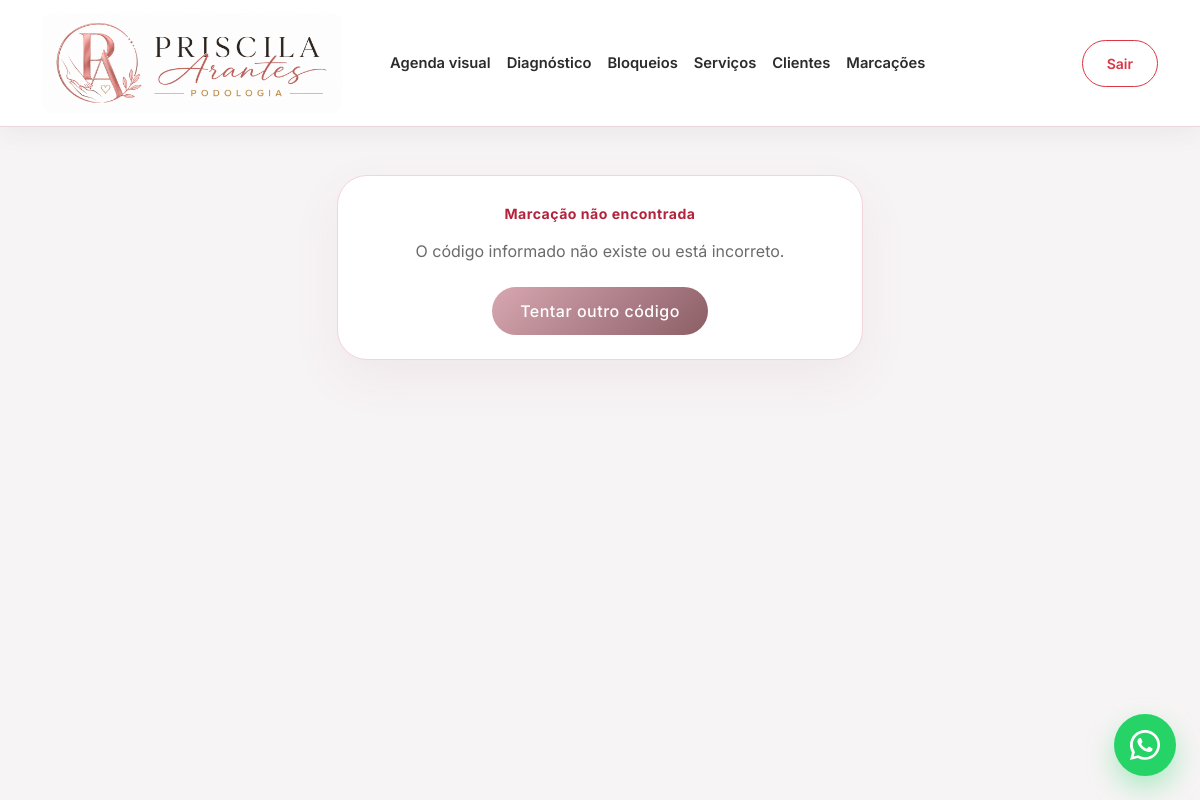
The app's page /cancelar/AGD-M04MYM/ (signed in), older data.
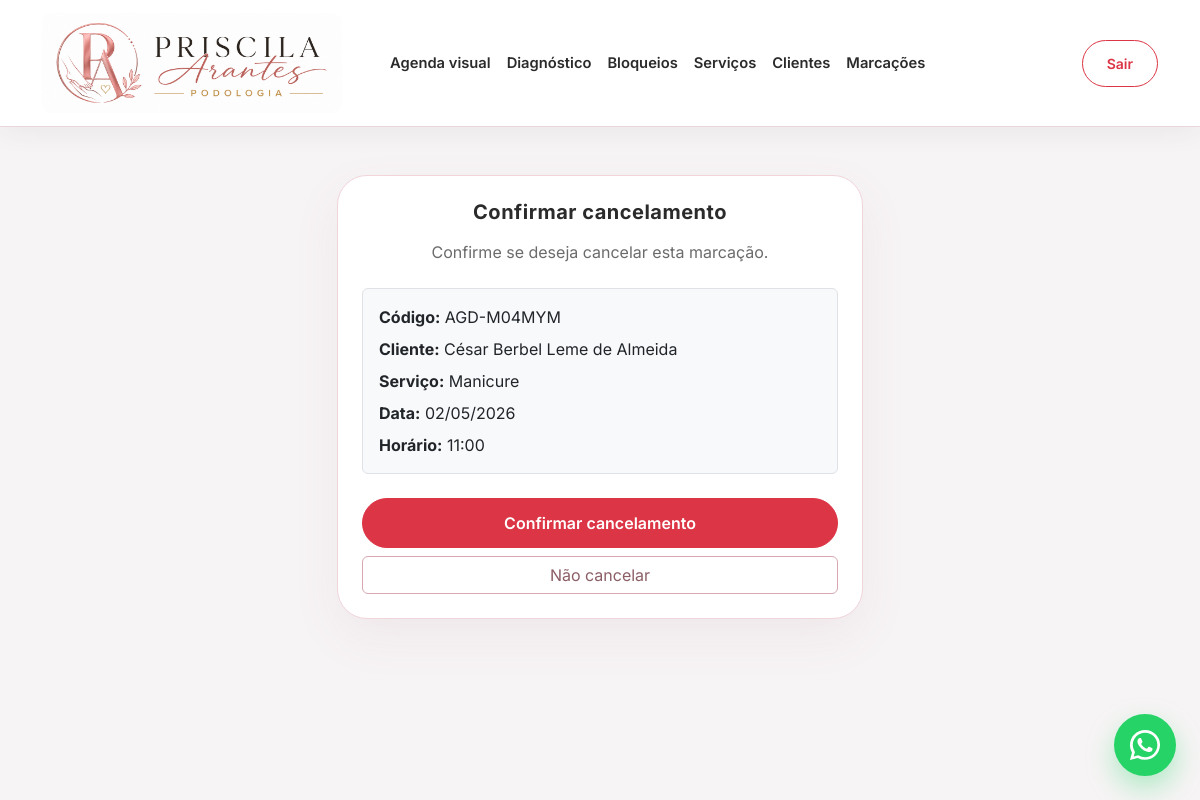
The same page, newer data.
### appointments/models.py (models this page shows, shortened)
class Appointment(models.Model):
    STATUS_SCHEDULED = "scheduled"
    STATUS_CONFIRMED = "confirmed"
    STATUS_CANCELLED = "cancelled"
    STATUS_COMPLETED = "completed"
    STATUS_CHOICES = [
        (STATUS_SCHEDULED, "Agendado"),
        (STATUS_CONFIRMED, "Confirmado"),
        (STATUS_CANCELLED, "Cancelado"),
        (STATUS_COMPLETED, "Concluído"),
    ]
    reference_code = models.CharField(
        max_length=20,
        unique=True,
        blank=True,
        editable=False,
    )
    customer = models.ForeignKey(
        Customer,
        on_delete=models.PROTECT,
        related_name="appointments",
    )
    service = models.ForeignKey(
        Service,
        on_delete=models.PROTECT,
        related_name="appointments",
    )
    created_by = models.ForeignKey(
        settings.AUTH_USER_MODEL,
        on_delete=models.PROTECT,
        related_name="created_appointments",
    )
    date = models.DateField()
    start_time = models.TimeField()
    status = models.CharField(
        max_length=20,
        choices=STATUS_CHOICES,
        default=STATUS_SCHEDULED,
    )
    notes = models.TextField(blank=True)
    created_at = models.DateTimeField(auto_now_add=True)
    updated_at = models.DateTimeField(auto_now=True)
    class Meta:
        ordering = ["date", "start_time"]

class Customer(models.Model):
    full_name = models.CharField(max_length=255)
    email = models.EmailField(blank=True)
    phone = models.CharField(max_length=30)
    user = models.OneToOneField(
        settings.AUTH_USER_MODEL,
        on_delete=models.SET_NULL,
        null=True,
        blank=True,
        related_name="customer_profile",
    )
    created_at = models.DateTimeField(auto_now_add=True)
    updated_at = models.DateTimeField(auto_now=True)
    class Meta:
        ordering = ["full_name"]

class Service(models.Model):
    name = models.CharField(max_length=120)
    description = models.TextField(blank=True)
    duration_minutes = models.PositiveIntegerField(default=60)
    price = models.DecimalField(max_digits=10, decimal_places=2)
    is_active = models.BooleanField(default=True)
    created_at = models.DateTimeField(auto_now_add=True)
    updated_at = models.DateTimeField(auto_now=True)
    class Meta:
        ordering = ["name"]

### appointments/views/public.py (the view, shortened to what this page needs)
# urls.py: path("cancelar/<str:reference_code>/", PublicCancelAppointmentByCodeView.as_view(), name="public_cancel_by_code"),
class PublicCancelAppointmentByCodeView(TemplateView):
    template_name = "appointments/public_cancel_by_code.html"
    def get_appointment(self):
        reference_code = self.kwargs.get("reference_code", "").strip().upper()
        return Appointment.objects.filter(
            reference_code=reference_code,
        ).select_related(
            "customer",
            "service",
        ).first()
    def get_context_data(self, **kwargs):
        context = super().get_context_data(**kwargs)
        context["appointment"] = self.get_appointment()
        return context

### templates/appointments/public_cancel_by_code.html (shortened to what this page needs)
{% extends "base.html" %}
{% block content %}
<div class="row justify-content-center">
    <div class="col-12 col-lg-6">
        <div class="card shadow-sm border-0">
            <div class="card-body p-4 text-center">
                {% if appointment %}
                    {% if appointment.status == "cancelled" %}
                        <h1 class="h5 mb-3 text-danger">
                            Esta marcação já está cancelada
                        </h1>
                        <div class="alert alert-danger fw-bold">
                            {{ appointment.reference_code }}
                        </div>
                        <a href="{% url 'appointments:public_appointment_create' %}" class="btn btn-primary">
                            Fazer nova marcação
                        </a>
                    {% else %}
                        <h1 class="h5 mb-3">
                            Confirmar cancelamento
                        </h1>
                        <p class="text-muted mb-4">
                            Confirme se deseja cancelar esta marcação.
                        </p>
                        <div class="text-start border rounded p-3 mb-4 bg-light">
                            <p class="mb-2">
                                <strong>Código:</strong>
                                {{ appointment.reference_code }}
                            </p>
                            <p class="mb-2">
                                <strong>Cliente:</strong>
                                {{ appointment.customer.full_name }}
                            </p>
                            <p class="mb-2">
                                <strong>Serviço:</strong>
                                {{ appointment.service.name }}
                            </p>
                            <p class="mb-2">
                                <strong>Data:</strong>
                                {{ appointment.date|date:"d/m/Y" }}
                            </p>
                            <p class="mb-0">
                                <strong>Horário:</strong>
                                {{ appointment.start_time|time:"H:i" }}
                            </p>
                        </div>
                        <form method="post">
                            <button type="submit" class="btn btn-danger w-100">
                                Confirmar cancelamento
                            </button>
                        </form>
                        <a href="{% url 'appointments:public_appointment_create' %}" class="btn btn-outline-secondary w-100 mt-2">
                            Não cancelar
                        </a>
                    {% endif %}
                {% else %}
                    <h1 class="h5 mb-3 text-danger">
                        Marcação não encontrada
                    </h1>
                    <p class="text-muted mb-4">
                        O código informado não existe ou está incorreto.
                    </p>
                    <a href="{% url 'appointments:public_cancel' %}" class="btn btn-primary">
                        Tentar outro código
                    </a>
                {% endif %}
            </div>
        </div>
    </div>
</div>
{% endblock %}

Row changes from the older to the newer data that the page shows:
added Appointment: reference_code "AGD-M04MYM", customer.full_name "César Berbel Leme de Almeida", service.name "Manicure", date "02/05/2026", start_time "11:00"
Text that changed along with them:
text no longer shown: "Marcação não encontrada O código informado não existe ou está incorreto. Tentar outro código"
text now shown: "Confirmar cancelamento Confirme se deseja cancelar esta marcação. Código: Cliente: Serviço: Data: Horário: Confirmar cancelamento Não cancelar"
